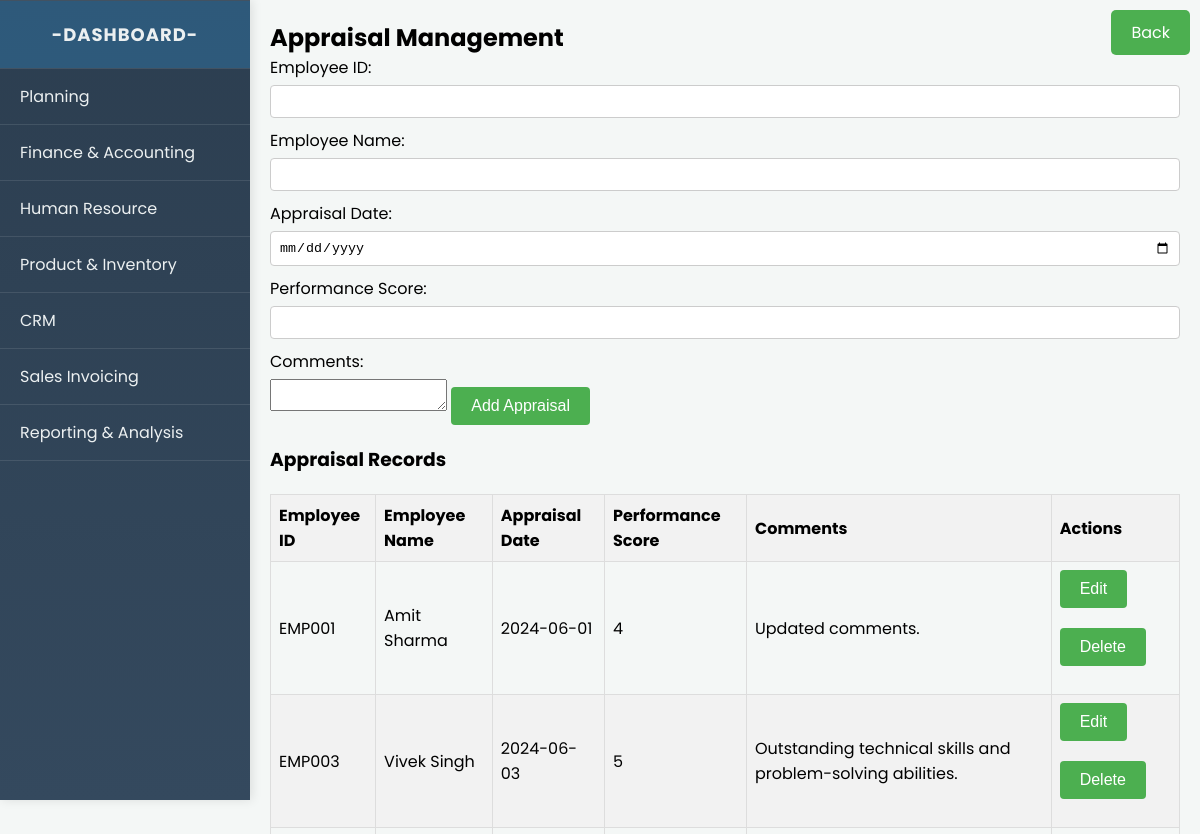
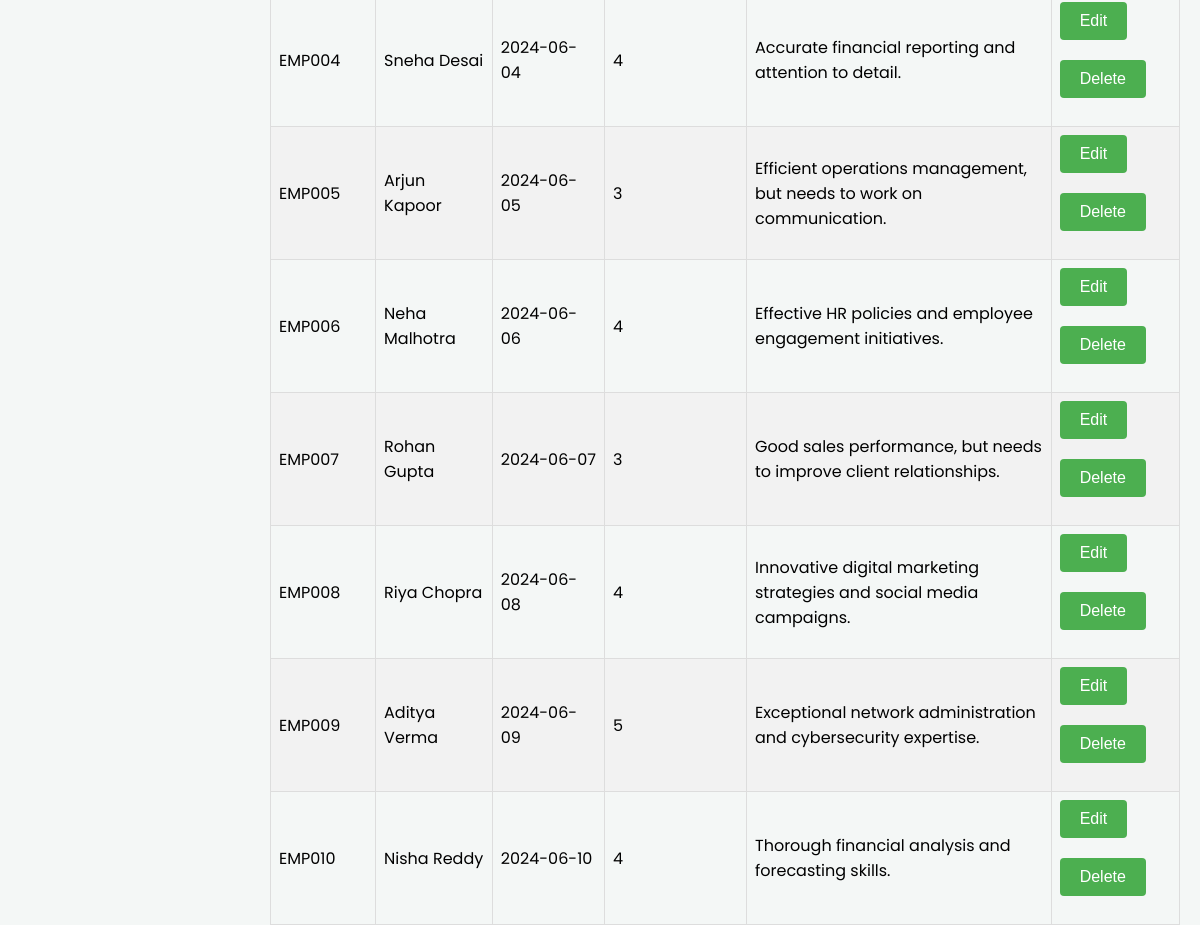
Page /human_resource/upraisal/upraisal.php (signed in) on the committed database (2 pictures, top to bottom).
### tables this page shows
CREATE TABLE `appraisal` (
  `id` int(11) NOT NULL,
  `employee_id` varchar(255) NOT NULL,
  `employee_name` varchar(255) NOT NULL,
  `appraisal_date` date NOT NULL,
  `performance_score` int(11) NOT NULL,
  `comments` text NOT NULL
);

### human_resource/upraisal/upraisal.php (the view, shortened to what this page needs)
<?php
include('../../db_connect.php');
include '../../sidebar.php';
?>
<!DOCTYPE html>
<html lang="en">
<head>
    <link rel="stylesheet" href="style.css">
    <link rel="stylesheet" href="../../istyle.css">
</head>
<body>
<a href="javascript:history.back()" class="back-button">Back</a>
    <div class="content">
    <section id="appraisal_management">
        <h2>Appraisal Management</h2>
        <form method="post">
            <label for="employee_id">Employee ID:</label>
            <input type="text" id="employee_id" name="employee_id" value="<?php echo isset($employee_id) ? $employee_id : ''; ?>" required>
            <label for="employee_name">Employee Name:</label>
            <input type="text" id="employee_name" name="employee_name" value="<?php echo isset($employee_name) ? $employee_name : ''; ?>" required>
            <label for="appraisal_date">Appraisal Date:</label>
            <input type="date" id="appraisal_date" name="appraisal_date" value="<?php echo isset($appraisal_date) ? $appraisal_date : ''; ?>" required>
            <label for="performance_score">Performance Score:</label>
            <input type="number" id="performance_score" name="performance_score" value="<?php echo isset($performance_score) ? $performance_score : ''; ?>" required>
            <label for="comments">Comments:</label>
            <textarea id="comments" name="comments" required><?php echo isset($comments) ? $comments : ''; ?></textarea>
            <?php if (isset($id)): ?>
                <input type="submit" name="update_appraisal" value="Update Appraisal">
            <?php else: ?>
                <input type="submit" name="add_appraisal" value="Add Appraisal">
            <?php endif; ?>
        </form>
        <h3>Appraisal Records</h3>
        <?php
        $sql = "SELECT * FROM appraisal";
        $result = $conn->query($sql);
        if ($result->num_rows > 0) {
            echo "<table class='appraisal-table'>";
            echo "<thead><tr><th>Employee ID</th><th>Employee Name</th><th>Appraisal Date</th><th>Performance Score</th><th>Comments</th><th>Actions</th></tr></thead>";
            echo "<tbody>";
            while($row = $result->fetch_assoc()) {
                echo "<tr>";
                echo "<td>" . $row['employee_id'] . "</td>";
                echo "<td>" . $row['employee_name'] . "</td>";
                echo "<td>" . $row['appraisal_date'] . "</td>";
                echo "<td>" . $row['performance_score'] . "</td>";
                echo "<td>" . $row['comments'] . "</td>";
                echo "<td>
                        <form method='post' style='display:inline-block;'>
                            <input type='hidden' name='id' value='" . $row['id'] . "'>
                            <input type='submit' name='edit_appraisal' value='Edit'>
                        </form>
                        <form method='post' style='display:inline-block;'>
                            <input type='hidden' name='id' value='" . $row['id'] . "'>
                            <input type='submit' name='delete_appraisal' value='Delete'>
                        </form>
                      </td>";
                echo "</tr>";
            }
            echo "</tbody>";
            echo "</table>";
        } else {
            echo "<p>No appraisal records found.</p>";
        }
        ?>
    </section>
    </div>
</body>
</html>

### human_resource/upraisal/style.css (style rules this page uses)
form { margin-bottom: 20px; }
label { display: block; margin-bottom: 5px; }
input[type="text"], input[type="number"], input[type="date"], select, input[type="file"] { width: 100%; padding: 8px; margin-bottom: 10px; border: 1px solid #ccc; border-radius: 4px; box-sizing: border-box; }
input[type="submit"] { background-color: #4CAF50; color: white; padding: 10px 20px; border: none; border-radius: 4px; cursor: pointer; font-size: 16px; }
table { width: 100%; border-collapse: collapse; margin-top: 20px; }
th, td { border: 1px solid #ddd; padding: 8px; text-align: left; }
th { background-color: #f2f2f2; }
tbody tr:nth-child(even) { background-color: #f2f2f2; }

### istyle.css (style rules this page uses)
* { margin: 0; padding: 0; box-sizing: border-box; }
body { font-family: 'Poppins', sans-serif; background-color: #f4f7f6; display: flex; }
.main-content, .content { margin-left: 250px; padding: 20px; width: calc(100% - 250px); }

### human_resource/upraisal/upraisal.php (style rules this page uses)
.back-button { position: absolute; top: 10px; right: 10px; background-color: #4CAF50; color: white; padding: 10px 20px; text-align: center; text-decoration: none; display: inline-block; font-size: 16px; border: none; border-radius: 5px; cursor: pointer; }

### rows in the picture
appraisal: employee "EMP001", employee_name "Amit Sharma", appraisal_date "2024-06-01", performance_score "4", comments "Updated comments."
appraisal: employee "EMP003", employee_name "Vivek Singh", appraisal_date "2024-06-03", performance_score "5", comments "Outstanding technical skills and problem-solving abilities."
appraisal: employee "EMP004", employee_name "Sneha Desai", appraisal_date "2024-06-04", performance_score "4", comments "Accurate financial reporting and attention to detail."
appraisal: employee "EMP005", employee_name "Arjun Kapoor", appraisal_date "2024-06-05", performance_score "3", comments "Efficient operations management, but needs to work on communication."
appraisal: employee "EMP006", employee_name "Neha Malhotra", appraisal_date "2024-06-06", performance_score "4", comments "Effective HR policies and employee engagement initiatives."
appraisal: employee "EMP007", employee_name "Rohan Gupta", appraisal_date "2024-06-07", performance_score "3", comments "Good sales performance, but needs to improve client relationships."
appraisal: employee "EMP008", employee_name "Riya Chopra", appraisal_date "2024-06-08", performance_score "4", comments "Innovative digital marketing strategies and social media campaigns."
appraisal: employee "EMP009", employee_name "Aditya Verma", appraisal_date "2024-06-09", performance_score "5", comments "Exceptional network administration and cybersecurity expertise."
appraisal: employee "EMP010", employee_name "Nisha Reddy", appraisal_date "2024-06-10", performance_score "4", comments "Thorough financial analysis and forecasting skills."
